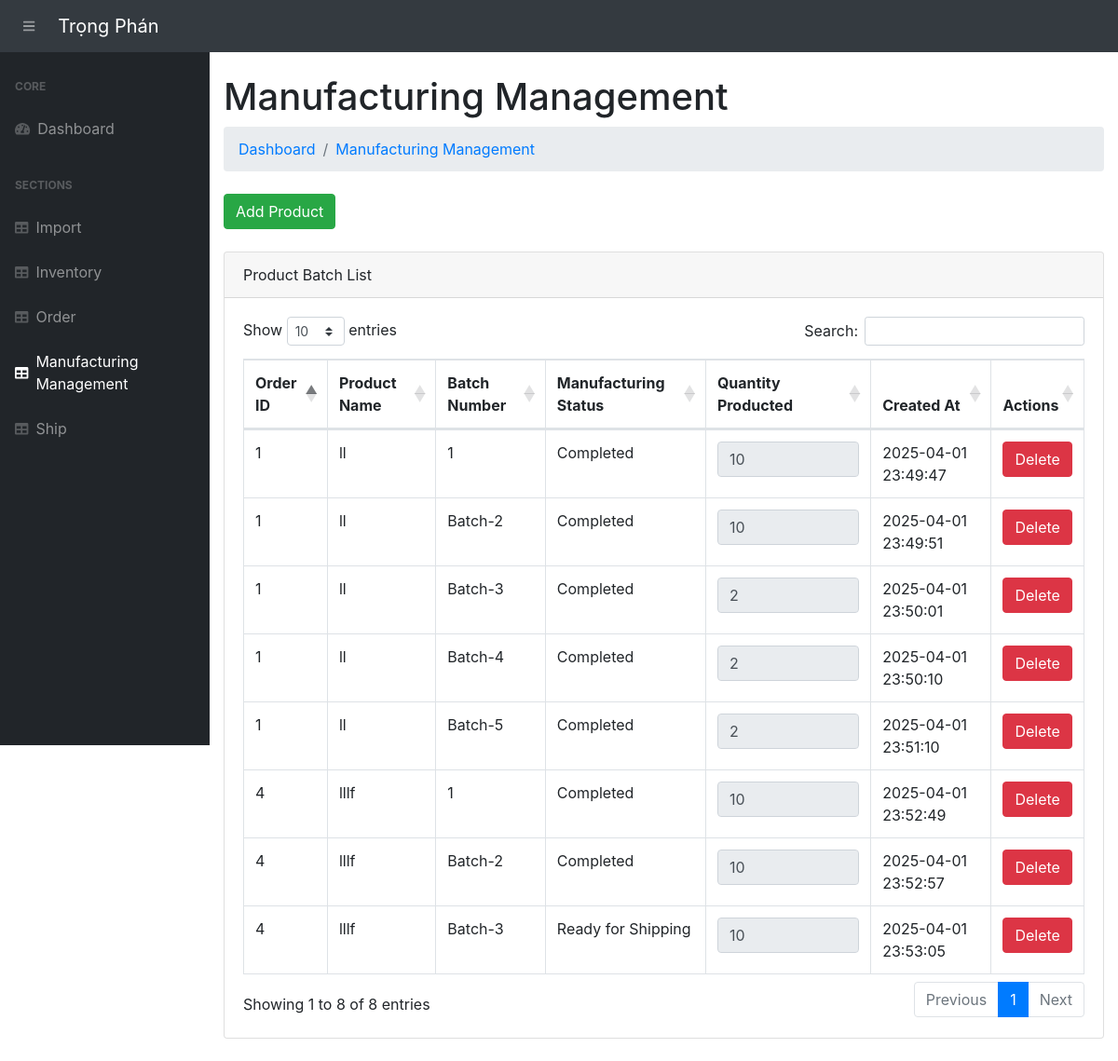
Page /view-product-batches/ on the earlier database version.
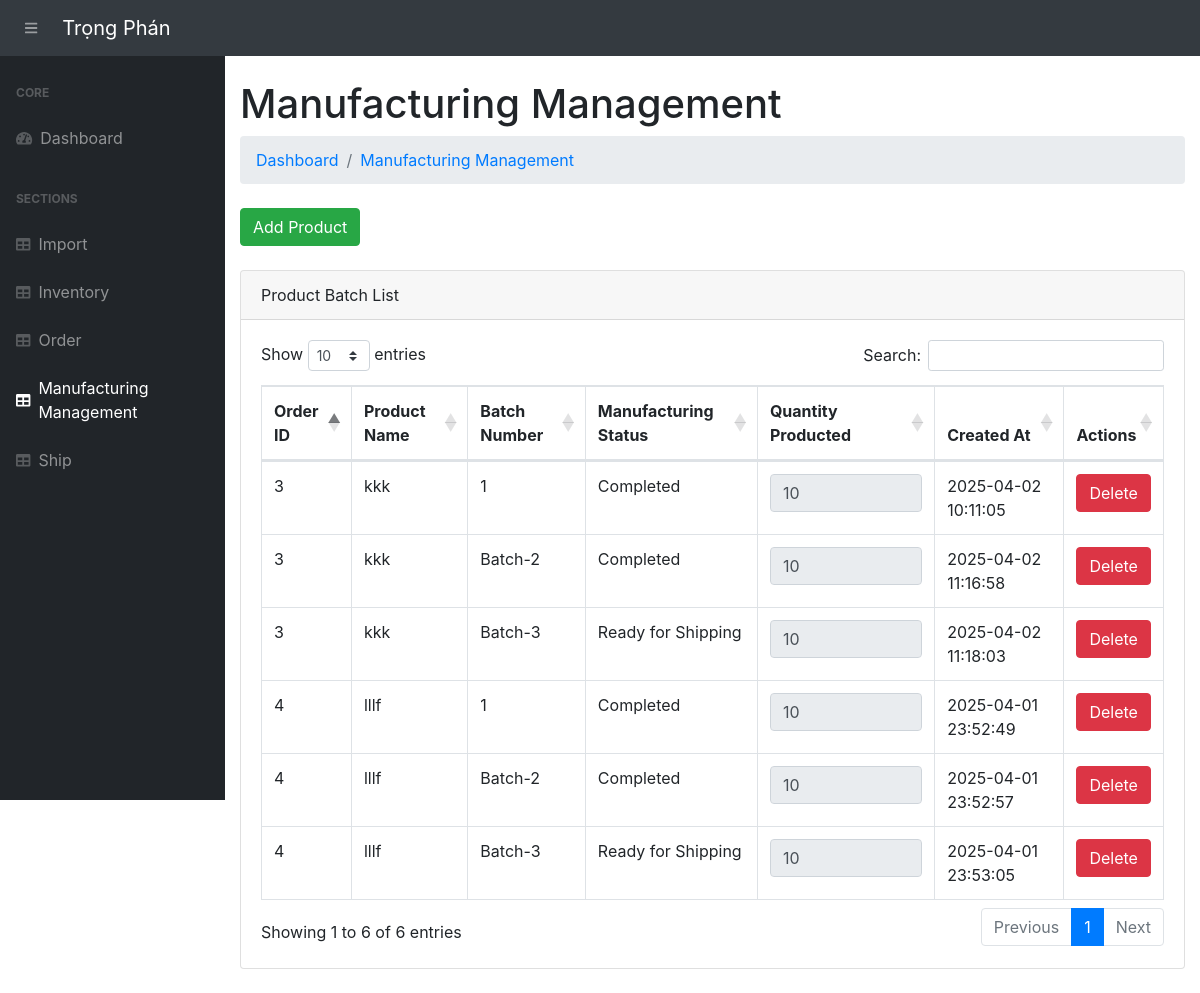
Same page on the later database version.
### app.py (models this page shows, shortened)
class ProductBatch(db.Model):
    __tablename__ = 'product_batches'
    batch_id = db.Column(db.Integer, primary_key=True)
    batch_number = db.Column(db.String(50), nullable=False)
    category = db.Column(db.String(100))
    order_detail_id = db.Column(db.Integer, db.ForeignKey('order_details.order_detail_id'))
    order_detail = db.relationship('OrderDetail', backref='product_batches')
    quantity_in_production = db.Column(db.Integer, default=0)
    quantity_completed = db.Column(db.Integer, default=0)
    quantity_ready_for_shipping = db.Column(db.Integer, default=0)
    manufacturing_status = db.Column(db.String(50), default='In Production')
    product_condition = db.Column(db.String(50), nullable=True)
    defect_reason = db.Column(db.String(255), nullable=True)
    transaction_date = db.Column(db.DateTime, default=vietnam_now)
    quantity_to_update=db.Column(db.Integer, default=0)
    inventory = db.relationship('Inventory', secondary=product_batch_materials, backref='product_batches')

class OrderDetail(db.Model):
    __tablename__ = 'order_details'
    order_detail_id = db.Column(db.Integer, primary_key=True)
    order_id = db.Column(db.Integer, db.ForeignKey('orders.order_id'))
    product_name = db.Column(db.String(100))
    product_price = db.Column(db.Float)
    quantity = db.Column(db.Integer)
    import_id = db.Column(db.Integer, db.ForeignKey('imports.import_id'))  # Import relation
    import_record = db.relationship('Import', backref='order_details', lazy=True)

### app.py (the view)
@app.route('/view-product-batches/', methods=["GET"])
def view_product_batches():
    product_batches = ProductBatch.query.all()
    return render_template('view_product_batches.html', product_batches=product_batches)

### templates/view_product_batches.html (shortened to what this page needs)
{% extends 'base.html' %}
{% block content %}
<main>
    <div class="container-fluid">
        <h1 class="mt-4">Manufacturing Management</h1>
        <ol class="breadcrumb mb-4">
            <li class="breadcrumb-item"><a href="/">Dashboard</a></li>
            <li class="breadcrumb-item"><a href="/view-product-batches/">Manufacturing Management</a></li>
        </ol>
        <a href="/add-product-batch/" class="btn btn-success">Add Product</a>
        <br><br>
        <div class="card mb-4">
            <div class="card-header">Product Batch List</div>
            <div class="card-body">
                <table class="table table-bordered" id="dataTable" width="100%" cellspacing="0">
                    <thead>
                        <tr>
                            <th>Order ID</th>
                            <th>Product Name</th>
                            <th>Batch Number</th>
                            <th>Manufacturing Status</th>
                            <th>Quantity Producted</th>
                            <th>Created At</th>
                            <th>Actions</th>
                        </tr>
                    </thead>
                    <tbody>
                        {% for batch in product_batches %}
                            <tr>
                                <td>{{ batch.order_detail.order_id }}</td>
                                <td>{{ batch.order_detail.product_name }}</td>
                                <td>{{ batch.batch_number }}</td>
                                <td>{{ batch.manufacturing_status }}</td>
                                <td>
                                    {% if batch.quantity_completed is none or batch.quantity_completed == 0 %}
                                        <form action="{{ url_for('update_quantity_produced', batch_id=batch.batch_id) }}" method="POST" class="d-flex flex-column align-items-start ">
                                            <input type="number" name="quantity_to_update" placeholder="Enter quantity" class=" mb-2" required min="0" value="{{ batch.quantity_completed or 0 }}">
                                            <button type="submit" class="btn btn-success ">Update</button>
                                        </form>
                                    {% else %}
                                        <input type="number" value="{{ batch.quantity_completed }}" disabled class="form-control">
                                    {% endif %}
                                </td>
                                <td>{{ batch.transaction_date.strftime('%Y-%m-%d %H:%M:%S') }}</td>
                                <td>
                                <form action="{{  url_for('delete_product_batch', batch_id=batch.batch_id)}}" method="POST" style="display:inline;">
                                        <button type="submit" class="btn btn-danger" onclick="return confirm('Are you sure you want to delete this item?')">Delete</button>
                                    </form>
                                </td>
                            </tr>
                        {% endfor %}
                    </tbody>
                </table>
            </div>
        </div>
    </div>
</main>
{% endblock %}

### templates/base.html (shortened to what this page needs)
<!DOCTYPE html>
<html lang="en">
<head>
    <link rel="stylesheet" href="{{ url_for('static', filename='css/bootstrap/styles.css')}}">
    <link href="https://cdn.datatables.net/1.10.20/css/dataTables.bootstrap4.min.css" rel="stylesheet" />
    <link href="https://cdnjs.cloudflare.com/ajax/libs/bootstrap/4.5.2/css/bootstrap.min.css" rel="stylesheet">
    <link href="https://cdnjs.cloudflare.com/ajax/libs/bootstrap-select/1.13.1/css/bootstrap-select.min.css" rel="stylesheet">
</head>
<body class="sb-nav-fixed">
    <nav class="sb-topnav navbar navbar-expand navbar-dark bg-dark">
        <button class="btn btn-link btn-sm order-1 order-lg-0" id="sidebarToggle" href="#"><i class="fas fa-bars"></i></button>
        <a class="navbar-brand" href="/">Trọng Phán</a>
    </nav>
    <div id="layoutSidenav">
        <div id="layoutSidenav_nav">
            <nav class="sb-sidenav accordion sb-sidenav-dark" id="sidenavAccordion">
                <div class="sb-sidenav-menu">
                    <div class="nav">
                        <div class="sb-sidenav-menu-heading">Core</div>
                        <a class="nav-link" href="/">
                            <div class="sb-nav-link-icon"><i class="fas fa-tachometer-alt"></i></div>
                            Dashboard
                        </a>
                        <div class="sb-sidenav-menu-heading">Sections</div>
                        <a class="nav-link" href="/import/">
                            <div class="sb-nav-link-icon"><i class="fas fa-table"></i></div>
                            Import
                        </a>
                        <a class="nav-link" href="/inventory/">
                            <div class="sb-nav-link-icon"><i class="fas fa-table"></i></div>
                            Inventory
                        </a>
                        <a class="nav-link" href="/order/">
                            <div class="sb-nav-link-icon"><i class="fas fa-table"></i></div>
                            Order
                        </a>
                        <a class="nav-link" href="/view-product-batches/">
                            <div class="sb-nav-link-icon"><i class="fas fa-table"></i></div>
                            Manufacturing Management
                        </a>
                        <a class="nav-link" href="/shipping-queue/">
                            <div class="sb-nav-link-icon"><i class="fas fa-table"></i></div>
                            Ship
                        </a>
                    </div>
                </div>
            </nav>
        </div>
        <div id="layoutSidenav_content">
            {% block content %}{% endblock %}
        </div>
    </div>
</body>
</html>

Differences in the rows shown:
removed ProductBatch: order_detail.order_id "1", order_detail.product_name "ll", batch_number "1", manufacturing_status "Completed", quantity_completed "10", transaction_date "2025-04-01 23:49:47"
removed ProductBatch: order_detail.order_id "1", order_detail.product_name "ll", batch_number "Batch-2", manufacturing_status "Completed", quantity_completed "10", transaction_date "2025-04-01 23:49:51"
removed ProductBatch: order_detail.order_id "1", order_detail.product_name "ll", batch_number "Batch-3", manufacturing_status "Completed", quantity_completed "2", transaction_date "2025-04-01 23:50:01"
removed ProductBatch: order_detail.order_id "1", order_detail.product_name "ll", batch_number "Batch-4", manufacturing_status "Completed", quantity_completed "2", transaction_date "2025-04-01 23:50:10"
removed ProductBatch: order_detail.order_id "1", order_detail.product_name "ll", batch_number "Batch-5", manufacturing_status "Completed", quantity_completed "2", transaction_date "2025-04-01 23:51:10"
added ProductBatch: order_detail.order_id "3", order_detail.product_name "kkk", batch_number "1", manufacturing_status "Completed", quantity_completed "10", transaction_date "2025-04-02 10:11:05"
added ProductBatch: order_detail.order_id "3", order_detail.product_name "kkk", batch_number "Batch-2", manufacturing_status "Completed", quantity_completed "10", transaction_date "2025-04-02 11:16:58"
added ProductBatch: order_detail.order_id "3", order_detail.product_name "kkk", batch_number "Batch-3", manufacturing_status "Ready for Shipping", quantity_completed "10", transaction_date "2025-04-02 11:18:03"
Other differences:
text written by a page script: "Show entries Search: Showing 1 to 8 of 8 entries Previous 1 Next" → "Show entries Search: Showing 1 to 6 of 6 entries Previous 1 Next"
